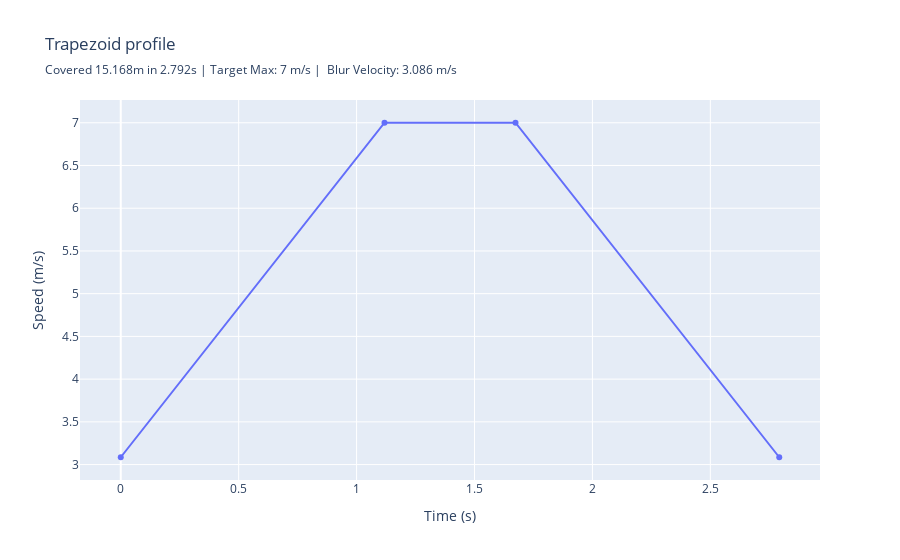

Notebook code cell kept with this figure:
### Markdown cell above
**Intuition:** At 16 m/s for max velocity, the graph displays a triangular profiling of the velocity graph. If we experiment and lower the max velocity (lower to 7 m/s), we can observe that a trapezoidal profile will be generated because there is enough time to accelerate, cruise, then decelerate.

### Code cell
DRONE_ACC = 3.5 #mps^2
DRONE_MAX_VEL = 7 #mps

prof_fig = plot_profiling(dist, DRONE_ACC, v_blur, DRONE_MAX_VEL)
prof_fig.show()

### Figure 1 — Plotly figure (JSON) as saved in the notebook; plotly's stock layout.template omitted (floating-point values rounded to 4 significant figures)
{"data": [{"hovertemplate": "time_s=%{x}<br>speed_mps=%{y}<extra></extra>", "legendgroup": "", "line": {"color": "#636efa", "dash": "solid"}, "marker": {"symbol": "circle"}, "mode": "lines+markers", "name": "", "orientation": "v", "showlegend": false, "type": "scatter", "x": [0.0, 1.118, 1.674, 2.792], "xaxis": "x", "y": [3.086, 7.0, 7.0, 3.086], "yaxis": "y"}], "layout": {"legend": {"tracegroupgap": 0}, "title": {"subtitle": {"text": "Covered 15.168m in 2.792s | Target Max: 7 m/s |  Blur Velocity: 3.086 m/s"}, "text": "Trapezoid profile"}, "xaxis": {"anchor": "y", "domain": [0, 1], "title": {"text": "Time (s)"}}, "yaxis": {"anchor": "x", "domain": [0, 1], "title": {"text": "Speed (m/s)"}}}}
